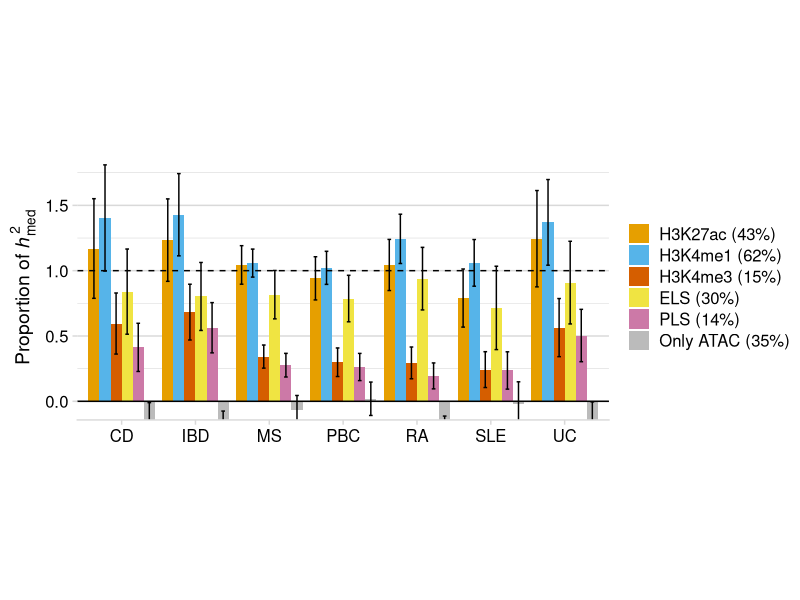

Write the R code that produced this figure.
library(ggplot2)
library(forcats)
library(cowplot)
library(patchwork)
library(dplyr)
library(qvalue)
library(ggsignif)



## Supplementary Figure 1 - Proportion of h2med by explained by ATAC peaks with various histone marks
peak_histone <- read.table("../data/Fig1/ATAC.mesc.histone_mark.txt", header=T)

p_S1 <- peak_histone %>% mutate(Bin = factor(Bin, levels=c("H3K27ac", "H3K4me1", "H3K4me3", "ELS", "PLS", "OnlyATAC"))) %>%
  ggplot(aes(x=GWAS, group=Bin)) + theme_minimal_hgrid() +
  geom_col( aes(y=h2med_over_h2med_tot, fill = Bin), position = "dodge") +
  geom_errorbar( aes(ymin=h2med_over_h2med_tot-se_h2med_over_h2med_tot, ymax=h2med_over_h2med_tot+se_h2med_over_h2med_tot), position=position_dodge(width = 0.90), width=0.3, colour="black") +
  geom_hline(yintercept = 0) + geom_hline(yintercept = 1, linetype=2) +
  theme(axis.title.x = element_blank(), axis.title.y = element_text(size=14), 
        axis.text.x = element_text(size=12),
        axis.text.y = element_text(size=12),
        legend.title = element_blank(), legend.text = element_text(size=12),
        legend.position = "right", aspect.ratio = 0.5) +
  background_grid(major = 'y', minor='y') +
  scale_fill_manual(values = c("#E69F00", "#56B4E9", "#D55E00", "#F0E442", "#CC79A7", "#BBBBBB"), labels=c("H3K27ac (43%)", "H3K4me1 (62%)", "H3K4me3 (15%)", "ELS (30%)", "PLS (14%)", "Only ATAC (35%)")) +
  ylab(expression("Proportion of "*italic(h)["med"]^2)) +
  coord_cartesian(ylim=c(-0.05, 1.8))


ggsave('..//figures/SuppFig1/SuppFigure1.pdf', 
       plot = p_S1, 
       width=250, height=110, units="mm")
